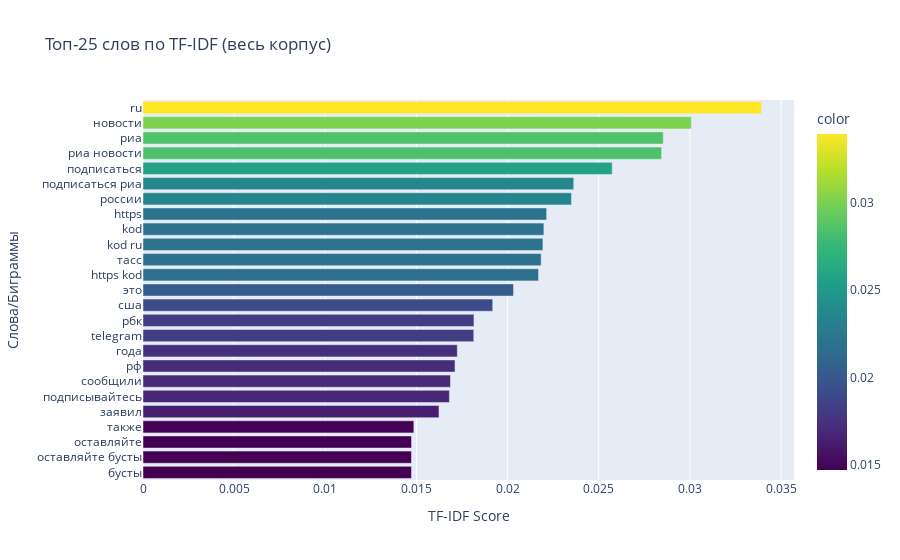

Source (notebook cell):
### Markdown cell above
### 9.2. Визуализация TF-IDF для всего корпуса

### Code cell
def visualize_tfidf_corpus(tfidf_results, top_n=25):
    """Визуализация топ слов по TF-IDF для всего корпуса"""
    
    top_words = tfidf_results['top_words'][:top_n]
    
    fig = px.bar(
        x=[score for _, score in top_words],
        y=[word for word, _ in top_words],
        orientation='h',
        title=f"Топ-{top_n} слов по TF-IDF (весь корпус)",
        labels={'x': 'TF-IDF Score', 'y': 'Слова/Биграммы'},
        color=[score for _, score in top_words],
        color_continuous_scale='viridis'
    )
    fig.update_layout(yaxis={'categoryorder': 'total ascending'})
    fig.show()
    
    return top_words

# Визуализируем TF-IDF для всего корпуса
top_corpus_words = visualize_tfidf_corpus(tfidf_corpus)

### Figure 1 — Plotly figure (JSON) as saved in the notebook; plotly's stock layout.template omitted (floating-point values rounded to 4 significant figures)
{"data": [{"hovertemplate": "TF-IDF Score=%{x}<br>Слова/Биграммы=%{y}<br>color=%{marker.color}<extra></extra>", "legendgroup": "", "marker": {"color": [0.03392, 0.03008, 0.02854, 0.02844, 0.02574, 0.02363, 0.0235, 0.02214, 0.02199, 0.02194, 0.02184, 0.02169, 0.02032, 0.01918, 0.01815, 0.01814, 0.01724, 0.01711, 0.01686, 0.01681, 0.01623, 0.01486, 0.01473, 0.01472, 0.01472], "coloraxis": "coloraxis", "pattern": {"shape": ""}}, "name": "", "orientation": "h", "showlegend": false, "textposition": "auto", "type": "bar", "x": [0.03392, 0.03008, 0.02854, 0.02844, 0.02574, 0.02363, 0.0235, 0.02214, 0.02199, 0.02194, 0.02184, 0.02169, 0.02032, 0.01918, 0.01815, 0.01814, 0.01724, 0.01711, 0.01686, 0.01681, 0.01623, 0.01486, 0.01473, 0.01472, 0.01472], "xaxis": "x", "y": ["ru", "новости", "риа", "риа новости", "подписаться", "подписаться риа", "россии", "https", "kod", "kod ru", "тасс", "https kod", "это", "сша", "рбк", "telegram", "года", "рф", "сообщили", "подписывайтесь", "заявил", "также", "оставляйте", "бусты", "оставляйте бусты"], "yaxis": "y"}], "layout": {"barmode": "relative", "coloraxis": {"colorbar": {"title": {"text": "color"}}, "colorscale": [[0, "#440154"], [0.1111, "#482878"], [0.2222, "#3e4989"], [0.3333, "#31688e"], [0.4444, "#26828e"], [0.5556, "#1f9e89"], [0.6667, "#35b779"], [0.7778, "#6ece58"], [0.8889, "#b5de2b"], [1, "#fde725"]]}, "legend": {"tracegroupgap": 0}, "title": {"text": "Топ-25 слов по TF-IDF (весь корпус)"}, "xaxis": {"anchor": "y", "domain": [0, 1], "title": {"text": "TF-IDF Score"}}, "yaxis": {"anchor": "x", "categoryorder": "total ascending", "domain": [0, 1], "title": {"text": "Слова/Биграммы"}}}}
